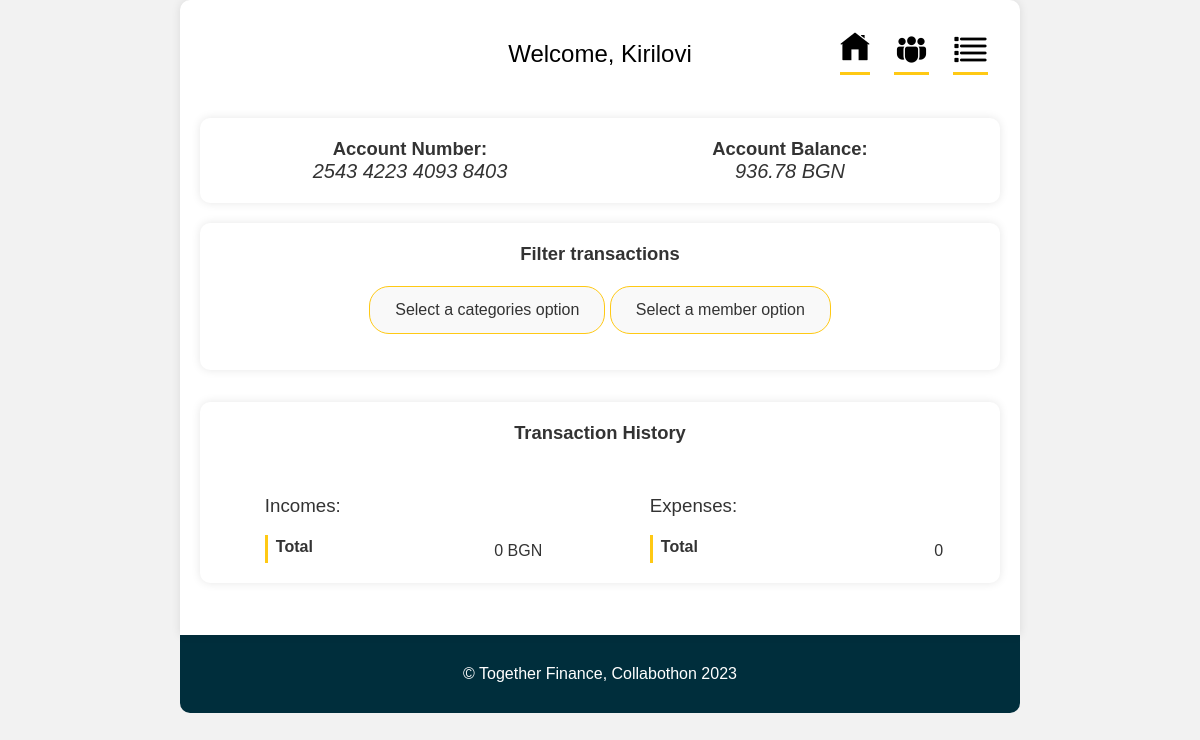
Before: /family/?q=Income with the older database file.
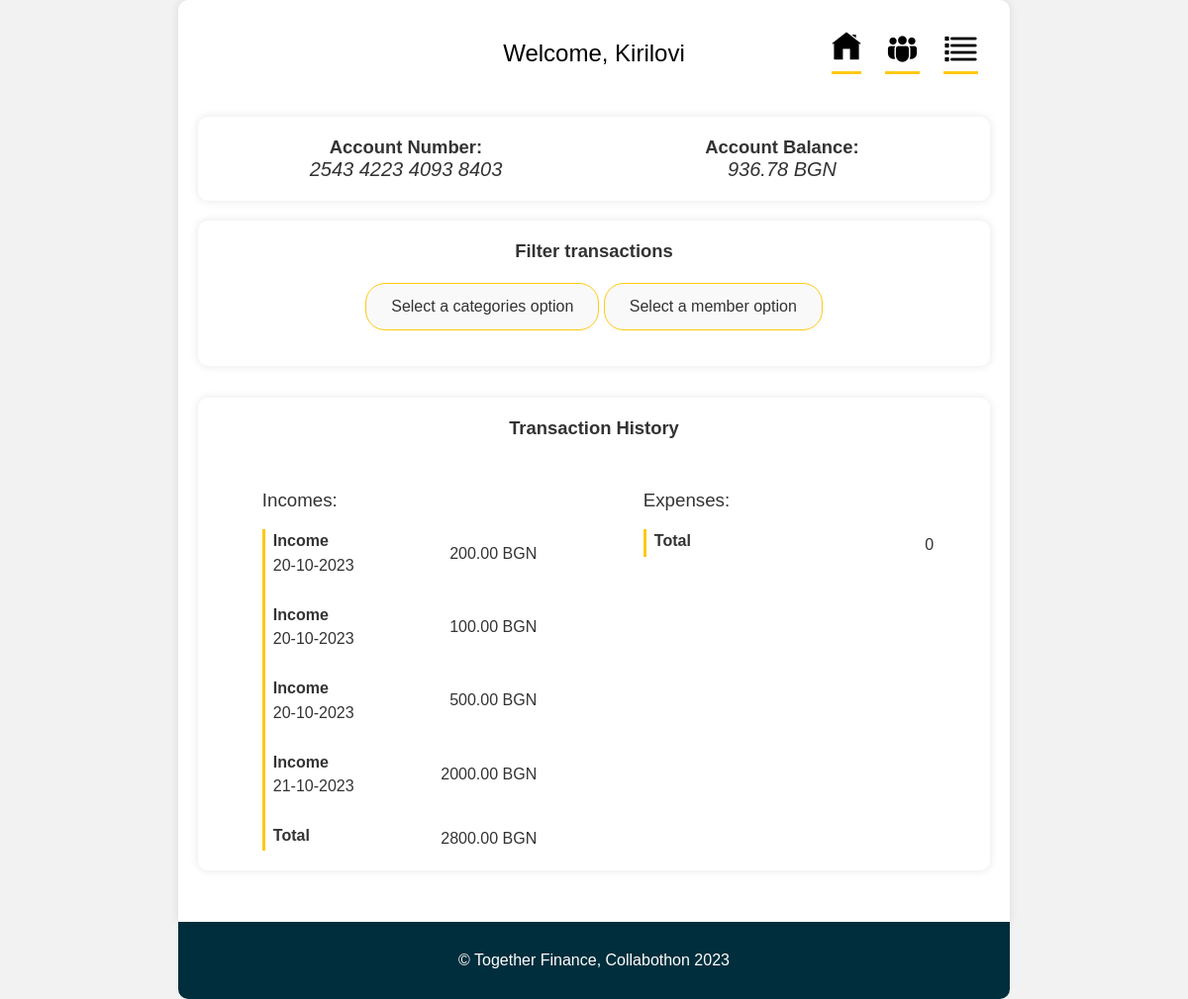
After: the same page with the newer database file.
### base/models.py (models this page shows, shortened)
class Transactions(models.Model):
    affected_account = models.ForeignKey(Account, on_delete=models.SET_NULL, null=True)
    amount = models.DecimalField(max_digits=20, decimal_places=2)
    updated = models.DateTimeField(auto_now=True)
    created = models.DateTimeField(auto_now_add=True)
    person = models.ForeignKey(Customer, on_delete=models.SET_NULL, null=True)
    category = models.CharField(max_length=20, choices=CATEGORIES, default="Other")
    class Meta:
        ordering = ["-updated", "-created"]

### base/views.py (the view)
# urls.py: path("family/", views.family_page, name="family"),
def family_page(request):
    q = request.GET.get("q") if request.GET.get("q") is not None else ""
    account = Account.objects.get(name="Kirilovi")
    transactions = Transactions.objects.filter(
        (Q(person__name__icontains=q) & Q(affected_account=account)) |
        (Q(affected_account=account) & Q(category__icontains=q))
    )
    total_spent_amount = sum(t.amount for t in transactions if t.amount < 0)
    total_income_amount = sum(t.amount for t in transactions if t.amount >= 0)
    category_counts = Transactions.objects.values('category').annotate(count=Count('category'))
    unique_categories = [item['category'] for item in category_counts]
    account.amount = set_account_amount(account)
    members = account.members
    context = {"account": account,
               "transactions": transactions,
               "members": members,
               "categories": unique_categories,
               "total_spent_amount": total_spent_amount,
               "total_income_amount": total_income_amount
               }
    return render(request, "family.html", context)

### base/views.py (called while the page is built)
def set_account_amount(account):
    transactions = Transactions.objects.filter(affected_account=account)
    amount = 0
    for t in transactions:
        amount += t.amount
    return amount

### templates/family.html (shortened to what this page needs)
<!DOCTYPE html>
{% load static %}
<html lang="en">
  <head>
    <link rel="stylesheet" href="{% static 'styles/style.css' %}"/>
    <link rel="stylesheet" href="{% static 'styles/family_style.css' %}" />
  </head>
  <body>
    <div class="container">
      <header>
        <h1>Welcome, {{account.name}}</h1>
        <nav class="nav">
          <ul>
            <li>
              <a href="{% url 'home' %}"
                ><img src="{% static 'images/home-nav.png' %}" class="home-img"
              /></a>
            </li>
            <li>
              <a href="{% url 'family' %}">
                <img src="{% static 'images/members.png' %}" class="members-img" />
              </a>
            </li>
              <li>
              <a href="{% url 'members' %}">
                <img src="{% static 'images/list-icon.png' %}" class="list-img" />
              </a>
            </li>
          </ul>
        </nav>
      </header>
      <section class="tab-content">
        <div class="tab home-tab active">
          <section class="account-info">
            <div class="account-details">
              <h2>Account Number:</h2>
              <p><i>{{account.number}}</i></p>
            </div>
            <div class="account-balance">
              <h2>Account Balance:</h2>
              <p><i>{{ account.amount }} BGN</i></p>
            </div>
          </section>
          <section class="filters">
            <h2>Filter transactions</h2>
            <div class="select custom-select">
              <div class="selectT select-trigger">Select a categories option</div>
            </div>
            <div class="select custom-select2">
              <div class="selectT select-trigger2">Select a member option</div>
            </div>
          </section>
          <section class="transaction-history">
            <h2 class="transactions-heading">Transaction History</h2>
            <div class="transaction-list">
              <div class="transactions-container">
                <div class="incomes">
                  <h3>Incomes:</h3>
                    {% for t in transactions %}
                        {% if t.amount >= 0 %}
                  <div class="transaction-container t-item-1">
                    <article class="transaction">
                      <div class="name-date">
                        <p class="trans-name">{{ t.category }}</p>
                        <p class="trans-date">{{ t.created|date:"d-m-Y"}}</p>
                      </div>
                      <div class="value"> {{ t.amount }} BGN </div>
                    </article>
                  </div>
                        {% endif %}
                    {% endfor %}
                <div class="transaction-container t-item-1">
                    <article class="transaction">
                      <div class="name-date">
                        <p class="trans-name">Total</p>
                      </div>
                      <div class="value"> {{ total_income_amount }} BGN </div>
                    </article>
                  </div>
            </div>
                <div class="expenses">
                  <h3>Expenses:</h3>
                    <div class="transaction-container t-item-1">
                        <article class="transaction">
                        <div class="name-date">
                        <p class="trans-name">Total</p>
                      </div>
                      <div class="value">{{ total_spent_amount }}</div>
                    </article>
                  </div>
                </div>
              </div>
          </section>
        </div>
      </section>
    </div>
    <footer>
      <p>&copy; Together Finance, Collabothon 2023</p>
    </footer>
  </body>
</html>

Changed rows visible on the page:
now on this page (row edited): Transactions: category "Income", created "20-10-2023", amount "200.00"
now on this page (row edited): Transactions: category "Income", created "20-10-2023", amount "100.00"
now on this page (row edited): Transactions: category "Income", created "20-10-2023", amount "500.00"
now on this page (row edited): Transactions: category "Income", created "21-10-2023", amount "2000.00"
Other visible differences:
{{ total_income_amount }}: "0" → "2800.00"
